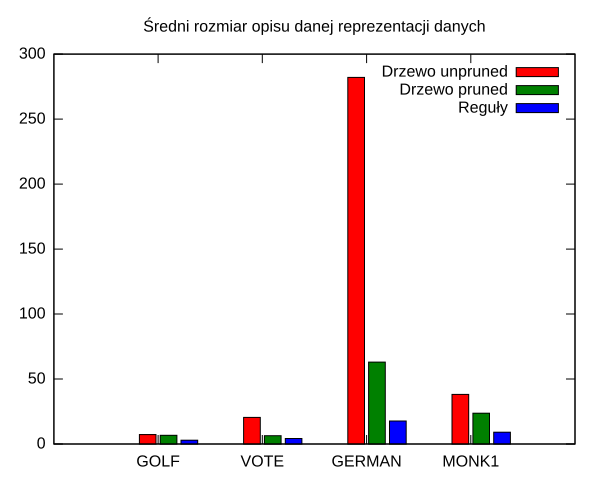

Reproduce this figure in gnuplot.
#
set term svg
set output "p2t2-compare-sizes.svg"
set title "Średni rozmiar opisu danej reprezentacji danych"
set palette gray
set style data histogram
set auto x
#set yrange [0:100]
set style fill solid border -1
set boxwidth 0.8
plot for [i=2:4] "p2t2-compare-sizes.dat" u i:xtic(1) ti col
#
